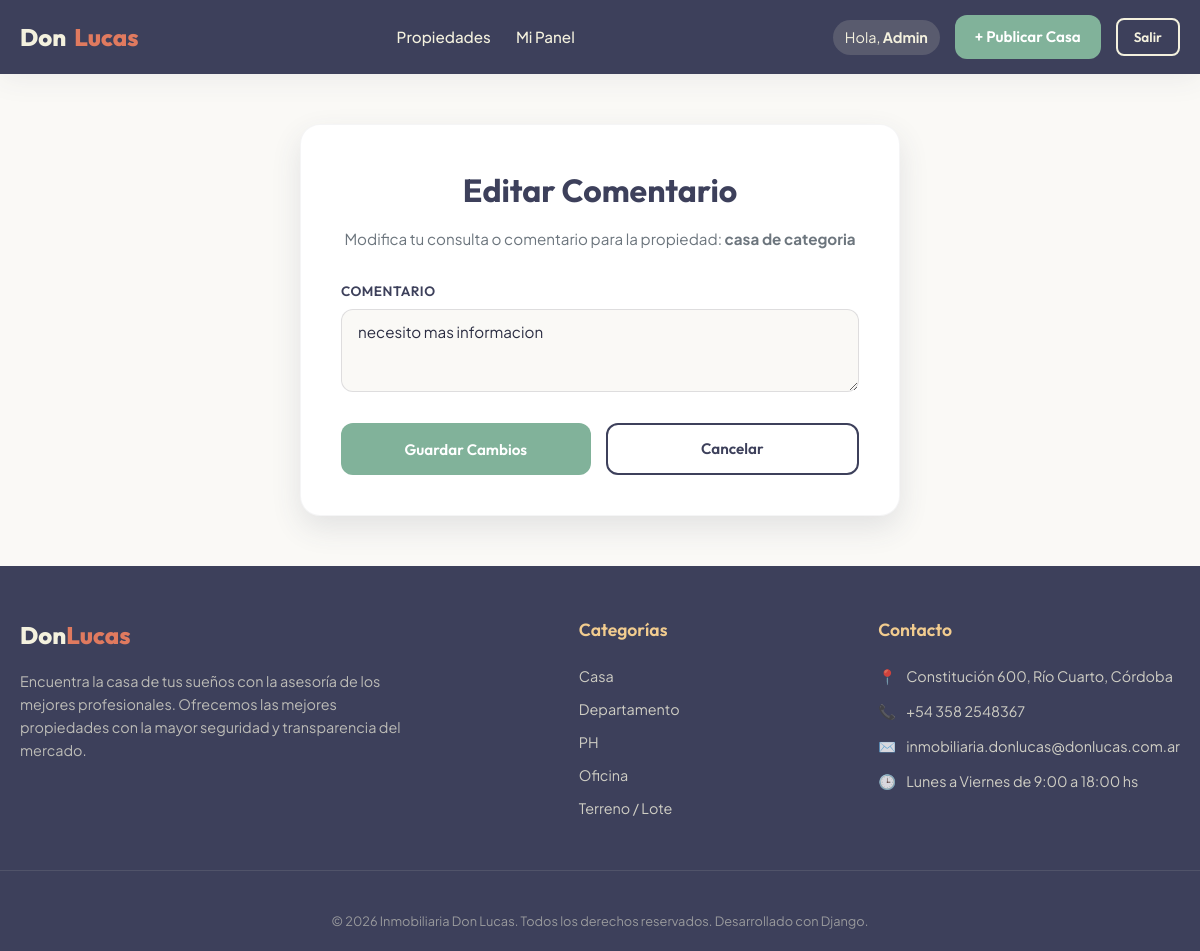
The page /comentario/2/editar/ (signed in) on the database its author committed.
### propiedades/models.py (models this page shows, shortened)
class CustomUser(AbstractUser):
    telefono = models.CharField(max_length=20, blank=True, null=True, verbose_name="Teléfono")
    biografia = models.TextField(blank=True, null=True, verbose_name="Biografía / Presentación")
    es_agente = models.BooleanField(default=False, verbose_name="Es Agente Inmobiliario")
    foto_perfil = models.ImageField(upload_to='perfiles/', blank=True, null=True, verbose_name="Foto de Perfil")

class Comentario(models.Model):
    propiedad = models.ForeignKey(Propiedad, on_delete=models.CASCADE, related_name="comentarios", verbose_name="Propiedad")
    autor = models.ForeignKey(CustomUser, on_delete=models.CASCADE, related_name="comentarios", verbose_name="Autor")
    contenido = models.TextField(verbose_name="Comentario")
    fecha_creacion = models.DateTimeField(auto_now_add=True, verbose_name="Fecha y Hora")
    class Meta:
        verbose_name = "Comentario"
        verbose_name_plural = "Comentarios"
        ordering = ['-fecha_creacion']

class Propiedad(models.Model):
    titulo = models.CharField(max_length=200, verbose_name="Título de la publicación")
    descripcion = models.TextField(verbose_name="Descripción de la propiedad")
    tipo = models.ForeignKey(TipoPropiedad, on_delete=models.PROTECT, related_name="propiedades", verbose_name="Tipo de Propiedad")
    ubicacion = models.ForeignKey(Ubicacion, on_delete=models.PROTECT, related_name="propiedades", verbose_name="Ubicación")
    servicios = models.ManyToManyField(Servicio, blank=True, related_name="propiedades", verbose_name="Servicios / Comodidades")
    precio = models.DecimalField(max_digits=12, decimal_places=2, verbose_name="Precio (USD)")
    superficie = models.IntegerField(verbose_name="Superficie Total (m²)")
    habitaciones = models.IntegerField(verbose_name="Cantidad de Habitaciones")
    banos = models.IntegerField(verbose_name="Cantidad de Baños")
    imagen = models.ImageField(upload_to='propiedades/', verbose_name="Imagen Principal")
    agente = models.ForeignKey(CustomUser, on_delete=models.PROTECT, related_name="propiedades", verbose_name="Agente asignado")
    activo = models.BooleanField(default=True, verbose_name="Publicación Activa")
    fecha_creacion = models.DateTimeField(auto_now_add=True, verbose_name="Fecha de Publicación")
    class Meta:
        verbose_name = "Propiedad"
        verbose_name_plural = "Propiedades"
        ordering = ['-fecha_creacion']

class TipoPropiedad(models.Model):
    nombre = models.CharField(max_length=50, unique=True, verbose_name="Nombre")
    descripcion = models.TextField(blank=True, null=True, verbose_name="Descripción")
    class Meta:
        verbose_name = "Tipo de Propiedad"
        verbose_name_plural = "Tipos de Propiedades"

### propiedades/views.py (the view, shortened to what this page needs)
# urls.py: path('comentario/<int:pk>/editar/', views.ComentarioUpdateView.as_view(), name='comentario_update'),
class ComentarioUpdateView(LoginRequiredMixin, UserPassesTestMixin, UpdateView):
    model = Comentario
    form_class = ComentarioForm
    template_name = 'propiedades/comentario_form.html'
    def test_func(self):
        comentario = self.get_object()
        return self.request.user.has_perm('propiedades.change_comentario') or comentario.autor == self.request.user

### propiedades/forms.py
class ComentarioForm(forms.ModelForm):
    class Meta:
        model = Comentario
        fields = ['contenido']
        widgets = {
            'contenido': forms.Textarea(attrs={'rows': 3, 'placeholder': 'Escribe tu comentario aquí...'}),
        }

### propiedades/context_processors.py (called while the page is built)
def inmobiliaria_globals(request):
    return {
        'global_tipos': TipoPropiedad.objects.all(),
        'global_ubicaciones': Ubicacion.objects.all(),
        'inmobiliaria_contacto': {
            'nombre': 'Inmobiliaria Don Lucas',
            'telefono': '+54 358 2548367',
            'email': 'inmobiliaria.donlucas@donlucas.com.ar',
            'direccion': 'Constitución 600, Río Cuarto, Córdoba',
            'horario': 'Lunes a Viernes de 9:00 a 18:00 hs'
        }
    }

### propiedades/templates/propiedades/comentario_form.html (shortened to what this page needs)
{% extends 'base.html' %}
{% block content %}
<div class="container">
    <div class="form-page-wrapper" style="max-width: 600px;">
        <h2 class="form-page-title">Editar Comentario</h2>
        <p class="form-page-subtitle">Modifica tu consulta o comentario para la propiedad: <strong>{{ object.propiedad.titulo }}</strong></p>
        <form method="post" novalidate>
            {% for field in form %}
                <p>
                    <label for="{{ field.id_for_label }}">{{ field.label }}</label>
                    {{ field }}
                </p>
            {% endfor %}
            <div style="display: flex; gap: 15px; margin-top: 25px;">
                <button type="submit" class="btn btn-secondary" style="flex: 1; padding: 12px;">Guardar Cambios</button>
                <a href="{% url 'propiedad_detail' object.propiedad.pk %}" class="btn btn-outline-indigo" style="flex: 1; padding: 12px; text-align: center;">Cancelar</a>
            </div>
        </form>
    </div>
</div>
{% endblock %}

### propiedades/templates/base.html (shortened to what this page needs)
{% load static %}
<!DOCTYPE html>
<html lang="es">
<head>
    <link rel="stylesheet" href="{% static 'css/styles.css' %}">
</head>
<body>
    <header class="main-header">
        <div class="container navbar">
            <a href="{% url 'propiedad_list' %}" class="nav-brand">
                Don<span>Lucas</span>
            </a>
            <nav>
                <ul class="nav-links">
                    <li class="nav-item {% if request.resolver_match.url_name == 'propiedad_list' %}active{% endif %}">
                        <a href="{% url 'propiedad_list' %}">Propiedades</a>
                    </li>
                    {% if user.is_authenticated %}
                        <li class="nav-item {% if request.resolver_match.url_name == 'dashboard' %}active{% endif %}">
                            <a href="{% url 'dashboard' %}">Mi Panel</a>
                        </li>
                    {% endif %}
                </ul>
            </nav>
            <div class="user-menu">
                {% if user.is_authenticated %}
                    <span class="user-tag">Hola, <strong>{{ user.first_name|default:user.username }}</strong></span>
                    {% if user.es_agente or user.is_staff %}
                        <a href="{% url 'propiedad_create' %}" class="btn btn-secondary">+ Publicar Casa</a>
                    {% endif %}
                    <form action="{% url 'logout' %}" method="post" style="display:inline; margin:0; padding:0;">
                        <button type="submit" class="btn btn-outline" style="padding: 8px 16px; font-size: 0.85rem; border-radius: 8px; background:transparent;">Salir</button>
                    </form>
                {% else %}
                    <a href="{% url 'login' %}" class="btn btn-outline">Iniciar Sesión</a>
                    <a href="{% url 'registro' %}" class="btn btn-primary">Registrarse</a>
                {% endif %}
            </div>
        </div>
    </header>
    <main style="flex: 1;">
        {% block content %}{% endblock %}
    </main>
    <footer class="main-footer">
        <div class="container footer-grid">
            <div>
                <div class="footer-brand">Don<span>Lucas</span></div>
                <p class="footer-desc">
                    Encuentra la casa de tus sueños con la asesoría de los mejores profesionales. Ofrecemos las mejores propiedades con la mayor seguridad y transparencia del mercado.
                </p>
            </div>
            <div>
                <h4 class="footer-title">Categorías</h4>
                <ul class="footer-links">
                    {% for tipo in global_tipos %}
                        <li><a href="{% url 'propiedad_list' %}?tipo={{ tipo.id }}">{{ tipo.nombre }}</a></li>
                    {% empty %}
                        <li>Sin categorías registradas</li>
                    {% endfor %}
                </ul>
            </div>
            <div>
                <h4 class="footer-title">Contacto</h4>
                <div class="footer-contact-item">
                    <span>📍</span> {{ inmobiliaria_contacto.direccion }}
                </div>
                <div class="footer-contact-item">
                    <span>📞</span> {{ inmobiliaria_contacto.telefono }}
                </div>
                <div class="footer-contact-item">
                    <span>✉️</span> {{ inmobiliaria_contacto.email }}
                </div>
                <div class="footer-contact-item">
                    <span>🕒</span> {{ inmobiliaria_contacto.horario }}
                </div>
            </div>
        </div>
        <div class="container footer-bottom">
            <p>&copy; 2026 Inmobiliaria Don Lucas. Todos los derechos reservados. Desarrollado con Django.</p>
        </div>
    </footer>
</body>
</html>

### rows shown on the page
CustomUser: first_name "Admin", email "inmobiliaria.donlucas@donlucas.com.ar"
Comentario: propiedad.titulo "casa de categoria", form "necesito mas informacion"
TipoPropiedad: nombre "Casa"
TipoPropiedad: nombre "Departamento"
TipoPropiedad: nombre "PH"
TipoPropiedad: nombre "Oficina"
TipoPropiedad: nombre "Terreno / Lote"

### other values the page prints
{{ field.label }} "COMENTARIO"
{{ inmobiliaria_contacto.direccion }} "Constitución 600, Río Cuarto, Córdoba"
{{ inmobiliaria_contacto.telefono }} "+54 358 2548367"
{{ inmobiliaria_contacto.horario }} "Lunes a Viernes de 9:00 a 18:00 hs"
